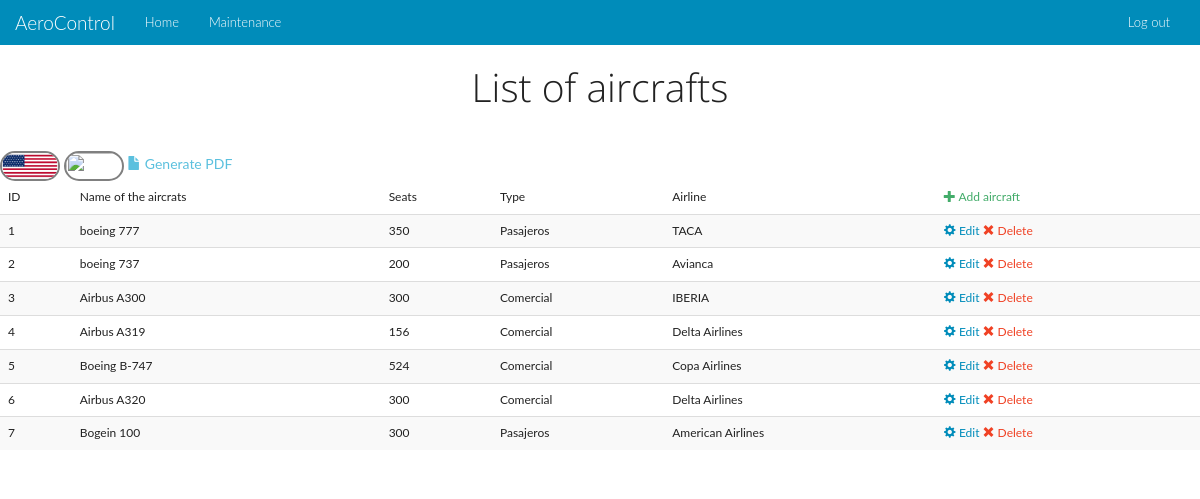
Screenshot of /en/admin/aircrafts.php with the database file from the repository.
### tables this page shows
CREATE TABLE IF NOT EXISTS `aircraft` (
  `id` int(11) NOT NULL AUTO_INCREMENT,
  `name` varchar(50) NOT NULL,
  `airline` int(11) NOT NULL,
  `seats` int(11) NOT NULL,
  `type` varchar(50) NOT NULL,
  PRIMARY KEY (`id`),
  KEY `airline` (`airline`)
);

CREATE TABLE IF NOT EXISTS `airlines` (
  `id` int(11) NOT NULL AUTO_INCREMENT,
  `name` varchar(100) NOT NULL,
  `description` varchar(300) NOT NULL,
  `logo` varchar(100) NOT NULL,
  PRIMARY KEY (`id`)
);

### en/admin/aircrafts.php (the view, shortened to what this page needs)
<!DOCTYPE html>
<html lang="en">
<head>
    <link href="../docs/css/bootstrap.css" rel="stylesheet">
    <link href="../docs/css/font-awesome.css" rel="stylesheet">
    <link href="../docs/css/ionicons.css" rel="stylesheet">
    <link href="../docs/css/style.css" rel="stylesheet">
</head>
<body>
<div class="container-fluid">
    <div class="row">
    <?php include 'nav.php'; ?>
        <h1 class="text-center">List of aircrafts</h1>
        <br>
<?php
include "../docs/connect.php";
$query = "SELECT aircraft.id, aircraft.name, aircraft.seats, aircraft.type, airlines.name AS airline FROM aircraft  INNER JOIN airlines ON aircraft.airline = airlines.id ORDER BY aircraft.id";
$resultado = mysql_query($query, $link);
$total = mysql_num_rows($resultado);
if($total>0)
{
?>
        <a href="aircrafts.php"> <img src="../../base_de_datos/Ingles.jpg" class="redondo" width=60 height=30/></a>
<a href="../../es/admin/aircrafts.php"> <img src="../../base_de_datos/descarga" class="redondo"  width="60" height="30"/> </a>
		<a href='exportaircrafts.php' target="_blank" class="text-info"><span class='glyphicon glyphicon-file' aria-hidden='true'></span> Generate PDF</a>
        <table class="table table-striped">
            <thead><tr><td>ID</td><td>Name of the aircrats</td><td>Seats</td><td>Type</td><td>Airline</td><td><a href='addaircraft.php' class="text-success"><span class='glyphicon glyphicon-plus' aria-hidden='true'></span> Add aircraft</a></td></tr></thead><tbody>
<?php
    while($row = mysql_fetch_array($resultado))
	{
        echo "<tr><td>".$row['id']."</td>";
        echo "<td>".$row['name']."</td>";
        echo "<td>".$row['seats']."</td>";
		echo "<td>".$row['type']."</td>";
		echo "<td>".$row['airline']."</td>";
        echo "<td><a href='editaircraft.php?aircraft=".$row['id']."'><span class='glyphicon glyphicon-cog' aria-hidden='true'></span>  Edit </a> <a href='dropaircraft.php?aircraft=".$row['id']."' class='text-danger'><span class='glyphicon glyphicon-remove' aria-hidden='true'></span>  Delete</a></td></tr> \n";
    }
}
else
{
    echo "<p class='text-danger text-center'>Error: The data base is empty<a href='addaircraft.php' class='text-success'>Agregar avion</a></p>";
}
?>
        </tbody></table>
        </div>
</div>
</body>
</html>

### en/docs/css/style.css (style rules this page uses)
.redondo { border: 2px solid grey; margin: 0; padding: 0; border-radius: 800px; overflow: hidden; }
body { font-family: 'Lato', sans-serif; line-height: 30px; font-size: 14px; }

### rows the page displays
aircraft: id "1", name "boeing 777", seats "350", type "Pasajeros", airline.name "TACA"
aircraft: id "2", name "boeing 737", seats "200", type "Pasajeros", airline.name "Avianca"
aircraft: id "3", name "Airbus A300", seats "300", type "Comercial", airline.name "IBERIA"
aircraft: id "4", name "Airbus A319", seats "156", type "Comercial", airline.name "Delta Airlines"
aircraft: id "5", name "Boeing B-747", seats "524", type "Comercial", airline.name "Copa Airlines"
aircraft: id "6", name "Airbus A320", seats "300", type "Comercial", airline.name "Delta Airlines"
aircraft: id "7", name "Bogein 100", seats "300", type "Pasajeros", airline.name "American Airlines"
